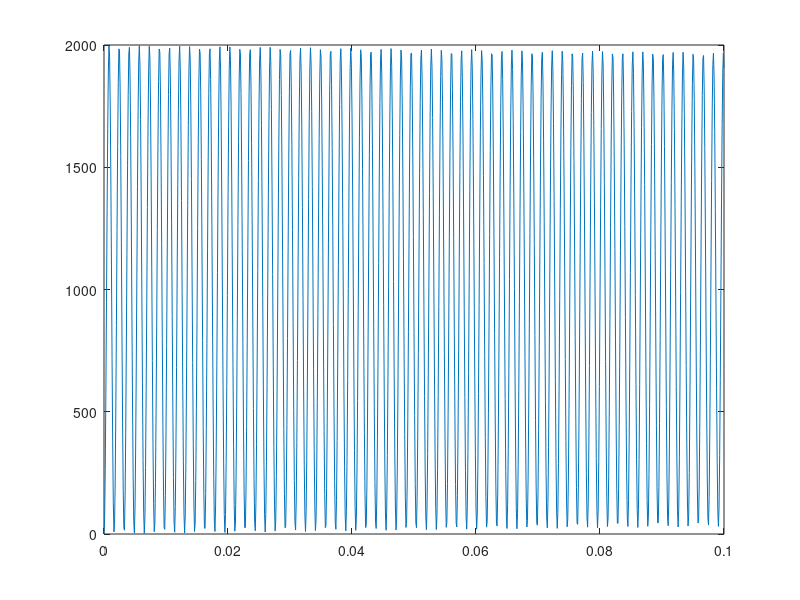

The MATLAB script that drew this image: (Note: this script raises an error after producing the figure.)
% simulate motor speed
Rm = 37.5;
Lm = 0.29 * 10^(-3);
Jm = 0.015 * 10^(-7);
Kt = 2.63 * 10^(-3);
Ke = 0.002488;

% motor constants
Tm = (Rm*Jm)/(Ke*Kt);
Te = Lm/Rm;

% transfer function of plant of DC motor
p = tf([1], [Ke*Tm*Te, Ke*Tm, Ke, 0]);

% transfer funcion of controller
c1 = 320; % this is k parameter in P formula.

% transfer function of feedforward block
g1 = series(c1,p);

% transfer function of feedback system
f1 = feedback(g1, 1);

% simulation settings
t = [0:0.0001:0.1];
r = 1000*ones(size(t));

% simulation
y1 = lsim(f1, r, t);

figure(1);
plot(t,y1);

% transfer funcion of controller
kc = 320; % this is k parameter in P formula.
tc = 0.1/61.0; % By zieger method

% P-control
%cp = 0.5 * kc;
%cp = 0.01*kc;

% pid control
cpi = 0.45*kc*(1+(0.8*ti)/s);

% transfer function of feedforward block
gpi = series(cpi,p);

% transfer function of feedback system
fpi = feedback(gpi, 1);

% simulation
ypi = lsim(fpi, r, t);

figure(2);
plot(t,ypi);







